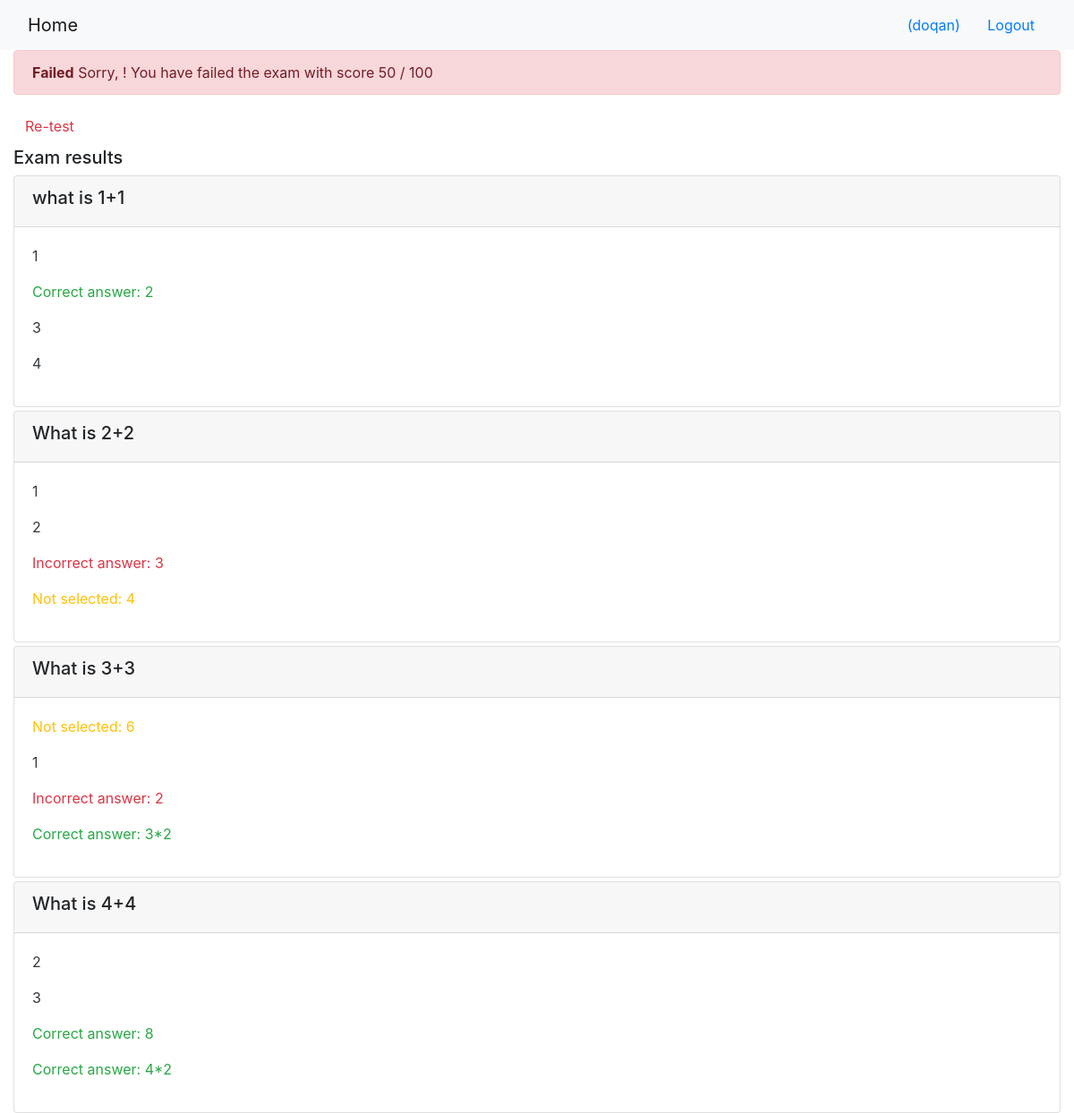
The page /onlinecourse/course/1/submission/1/result/ (signed in) on the database its author committed.
### onlinecourse/models.py (models this page shows)
class Question(models.Model):
    course = models.ForeignKey(Course, on_delete=models.CASCADE )
    question_text = models.CharField(max_length=300, default="question content")
    grade = models.FloatField(default=5.0)
    def is_get_score(self, selected_ids):
        all_answers = self.choice_set.filter(is_correct=True).count()
        selected_correct = self.choice_set.filter(is_correct=True, id__in=selected_ids).count()
        if all_answers == selected_correct:
            return True
        else:
            return False

class Choice(models.Model):
    question = models.ForeignKey(Question, on_delete=models.CASCADE)
    choice_text = models.CharField(max_length=300, default="choice content")
    is_correct = models.BooleanField(default=False)

### onlinecourse/views.py (the view)
# urls.py: path('course/<int:course_id>/submission/<int:submission_id>/result/', views.show_exam_result, name='show_exam_result'),
def show_exam_result(request, course_id, submission_id):
    course = get_object_or_404(Course, pk=course_id)
    submission = get_object_or_404(Submission, pk=submission_id)
    choices = submission.choices.all()
    total_mark, grade = 0, 0
    for question in course.question_set.all():
        total_mark += question.grade
        if question.is_get_score(choices):
            grade += question.grade
    return render(
        request,
        'onlinecourse/exam_result_bootstrap.html',
        {"course":course, "choices":choices,"grade":int((grade / total_mark) * 100)}
    )

### onlinecourse/templates/onlinecourse/exam_result_bootstrap.html (shortened to what this page needs)
<!DOCTYPE html>
<html lang="en">
<head>
    {% load static %}
    <link rel="stylesheet" href="https://maxcdn.bootstrapcdn.com/bootstrap/4.5.2/css/bootstrap.min.css">
</head>
<body>
 <nav class="navbar navbar-light bg-light">
    <div class="container-fluid">
        <div class="navbar-header">
              <a class="navbar-brand" href="{% url 'onlinecourse:index' %}">Home</a>
        </div>
        <ul class="nav navbar-nav navbar-right">
            {% if user.is_authenticated %}
            <li>
                <a class="btn btn-link" href="#">{{ user.first_name }}({{ user.username }})</a>
                <a class="btn btn-link" href="{% url 'onlinecourse:logout' %}">Logout</a>
            </li>
            {% endif %}
        </ul>
    </div>
</nav>
<div class="container-fluid">
    {% if grade > 80 %}
    <div class="alert alert-success">
       <strong>Congratulation, {{ user.first_name }}!</strong> You have passed the exam and completed the course with score {{ grade }} / 100
    </div>
        {% else %}
        <div class="alert alert-danger">
            <strong>Failed</strong> Sorry, {{ user.first_name }}! You have failed the exam with score {{ grade }} / 100
        </div>
        <a class="btn btn-link text-danger" href="{% url 'onlinecourse:course_details' course.id %}">Re-test</a>
        {% endif %}
        <div class="card-columns-vertical mt-1">
        <h5 class="">Exam results</h5>
            {% for question in course.question_set.all %}
            <div class="card mt-1">
                <div class="card-header">
                    <h5>{{ question.question_text}}</h5>
                </div>
                <div class="card-body">
                    {% for choice in question.choice_set.all %}
                        {% if choice in choices and choice.is_correct %}
                            <p class="text-success">Correct answer: {{ choice.choice_text }}</p>
                        {% elif choice in choices and not choice.is_correct %}
                            <p class="text-danger">Incorrect answer: {{ choice.choice_text }}</p>
                        {% elif not choice in choices and choice.is_correct %}
                            <p class="text-warning">Not selected: {{ choice.choice_text }}</p>
                        {% else %}
                            <p class="text-dark">{{ choice.choice_text }}</p>
                        {% endif %}
                    {% endfor %}
                </div>
            </div>
        {% endfor %}
        </div>
    </div>
</body>
</html>

### rows shown on the page
Question: question_text "what is 1+1"
Choice: choice_text "1"
Choice: choice_text "2"
Choice: choice_text "3"
Choice: choice_text "4"
Question: question_text "What is 2+2"
Choice: choice_text "1"
Choice: choice_text "2"
Choice: choice_text "3"
Choice: choice_text "4"
Question: question_text "What is 3+3"
Choice: choice_text "6"
Choice: choice_text "1"
Choice: choice_text "2"
Choice: choice_text "3*2"
Question: question_text "What is 4+4"
Choice: choice_text "2"
Choice: choice_text "3"
Choice: choice_text "8"
Choice: choice_text "4*2"

### other values the page prints
{{ user.username }} "doqan"
{{ grade }} "50"
